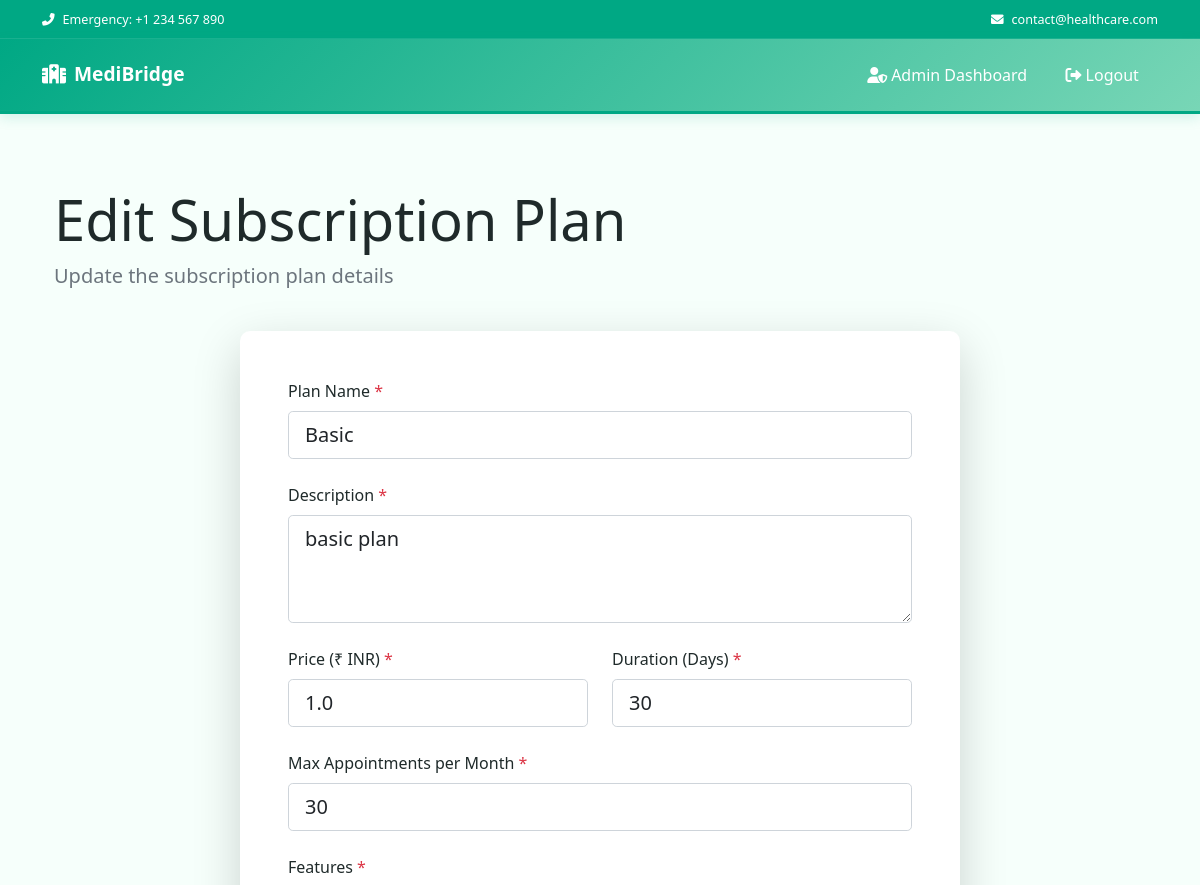
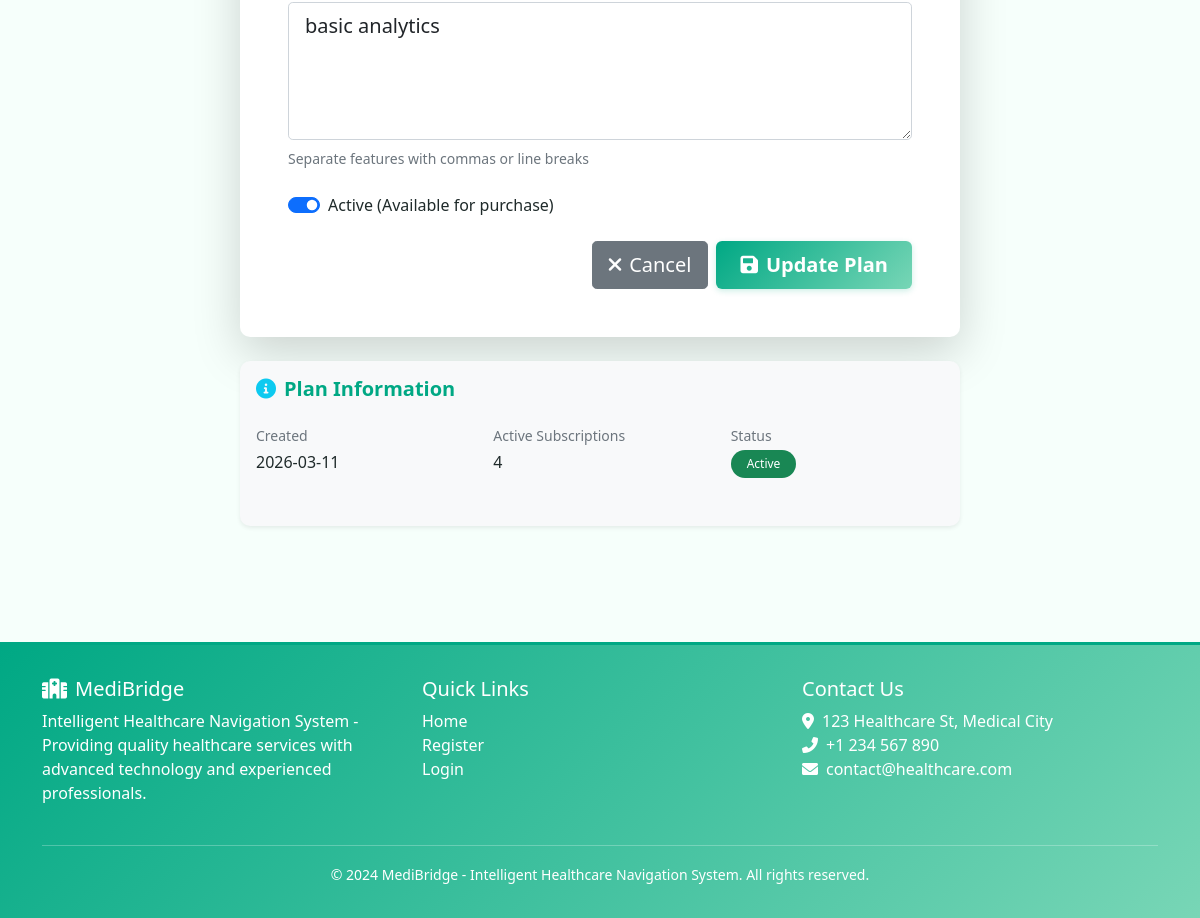
The page /admin/edit_plan/1 (signed in) on the database its author committed (2 pictures, top to bottom).
### app.py (models this page shows)
class SubscriptionPlan(db.Model):
    id = db.Column(db.Integer, primary_key=True)
    name = db.Column(db.String(100), nullable=False, unique=True)  # e.g., 'Basic', 'Professional', 'Premium'
    description = db.Column(db.Text, nullable=False)
    price = db.Column(db.Float, nullable=False)  # Price in dollars
    duration_days = db.Column(db.Integer, nullable=False)  # Subscription duration in days
    max_appointments = db.Column(db.Integer, nullable=False)  # Max appointments per month
    features = db.Column(db.Text, nullable=False)  # JSON string of features
    is_active = db.Column(db.Boolean, default=True)
    date_created = db.Column(db.DateTime, server_default=db.func.now())
    subscriptions = db.relationship('DoctorSubscription', backref='plan', lazy=True, cascade="all, delete-orphan")

### app.py (the view, shortened to what this page needs)
@app.route('/admin/edit_plan/<int:plan_id>', methods=['GET', 'POST'])
@login_required
def edit_subscription_plan(plan_id):
    if not current_user.is_admin:
        flash('Access denied. Admin privileges required.')
        return redirect(url_for('home'))
    plan = SubscriptionPlan.query.get_or_404(plan_id)
    return render_template('edit_subscription_plan.html', plan=plan)

### app.py (called while the page is built)
@login_manager.user_loader
def load_user(user_id):
    return User.query.get(int(user_id))

### templates/edit_subscription_plan.html
{% extends "base.html" %}
{% block content %}
<div class="container py-5">
    <div class="row mb-4">
        <div class="col-12">
            <h1 class="display-4 mb-2">Edit Subscription Plan</h1>
            <p class="lead text-muted">Update the subscription plan details</p>
        </div>
    </div>
    <div class="row">
        <div class="col-lg-8 mx-auto">
            <div class="card border-0 shadow-lg mb-4">
                <div class="card-body p-5">
                    <form method="POST" action="{{ url_for('edit_subscription_plan', plan_id=plan.id) }}">
                        <div class="mb-4">
                            <label for="name" class="form-label fw-semibold">Plan Name <span class="text-danger">*</span></label>
                            <input type="text" id="name" name="name" required value="{{ plan.name }}" class="form-control form-control-lg">
                        </div>
                        <div class="mb-4">
                            <label for="description" class="form-label fw-semibold">Description <span class="text-danger">*</span></label>
                            <textarea id="description" name="description" required rows="3" class="form-control form-control-lg">{{ plan.description }}</textarea>
                        </div>
                        <div class="row">
                            <div class="col-md-6 mb-4">
                                <label for="price" class="form-label fw-semibold">Price (₹ INR) <span class="text-danger">*</span></label>
                                <input type="number" id="price" name="price" required step="1" min="0" value="{{ plan.price }}" class="form-control form-control-lg">
                            </div>
                            <div class="col-md-6 mb-4">
                                <label for="duration_days" class="form-label fw-semibold">Duration (Days) <span class="text-danger">*</span></label>
                                <input type="number" id="duration_days" name="duration_days" required min="1" value="{{ plan.duration_days }}" class="form-control form-control-lg">
                            </div>
                        </div>
                        <div class="mb-4">
                            <label for="max_appointments" class="form-label fw-semibold">Max Appointments per Month <span class="text-danger">*</span></label>
                            <input type="number" id="max_appointments" name="max_appointments" required min="1" value="{{ plan.max_appointments }}" class="form-control form-control-lg">
                        </div>
                        <div class="mb-4">
                            <label for="features" class="form-label fw-semibold">Features <span class="text-danger">*</span></label>
                            <textarea id="features" name="features" required rows="4" class="form-control form-control-lg">{{ plan.features }}</textarea>
                            <small class="form-text text-muted d-block mt-2">Separate features with commas or line breaks</small>
                        </div>
                        <div class="mb-4">
                            <div class="form-check form-switch">
                                <input type="checkbox" name="is_active" {% if plan.is_active %}checked{% endif %} class="form-check-input" id="is_active">
                                <label class="form-check-label fw-semibold" for="is_active">
                                    Active (Available for purchase)
                                </label>
                            </div>
                        </div>
                        <div class="d-grid gap-2 d-md-flex justify-content-md-end">
                            <a href="{{ url_for('admin_subscriptions') }}" class="btn btn-secondary btn-lg">
                                <i class="fas fa-times me-2"></i>Cancel
                            </a>
                            <button type="submit" class="btn btn-primary btn-lg">
                                <i class="fas fa-save me-2"></i>Update Plan
                            </button>
                        </div>
                    </form>
                </div>
            </div>
            <div class="card border-0 shadow-sm bg-light">
                <div class="card-body">
                    <h5 class="card-title mb-4">
                        <i class="fas fa-info-circle text-info me-2"></i>Plan Information
                    </h5>
                    <div class="row">
                        <div class="col-md-4 mb-3">
                            <p class="text-muted small mb-1">Created</p>
                            <p class="fw-semibold">{{ plan.date_created.strftime('%Y-%m-%d') }}</p>
                        </div>
                        <div class="col-md-4 mb-3">
                            <p class="text-muted small mb-1">Active Subscriptions</p>
                            <p class="fw-semibold">{{ plan.subscriptions|length }}</p>
                        </div>
                        <div class="col-md-4 mb-3">
                            <p class="text-muted small mb-1">Status</p>
                            <p class="fw-semibold">
                                {% if plan.is_active %}
                                    <span class="badge bg-success">Active</span>
                                {% else %}
                                    <span class="badge bg-danger">Inactive</span>
                                {% endif %}
                            </p>
                        </div>
                    </div>
                </div>
            </div>
        </div>
    </div>
</div>
{% endblock %}

### templates/base.html (style rules this page uses)
:root { --primary-color: #00A884; --secondary-color: #78D6B6; --accent-color: #F6FFFB; --text-color: #1F2A2A; --success-color: #00A884; --warning-color: #e67e22; --danger-color: #c0392b; --light-bg: #F6FFFB; }
body { font-family: 'Segoe UI', Tahoma, Geneva, Verdana, sans-serif; background-color: #F6FFFB; overflow-x: hidden; color: #1F2A2A; }
.card { border: none; border-radius: 10px; box-shadow: 0 2px 8px rgba(0, 168, 132, 0.08); transition: all 0.3s ease; margin-bottom: 20px; border-left: 4px solid #78D6B6; background-color: #ffffff; }
.card-title { color: var(--primary-color); font-weight: 600; }
.btn-primary { background: linear-gradient(135deg, #00A884 0%, #78D6B6 100%); border: none; padding: 0.5rem 1.5rem; border-radius: 6px; font-weight: 600; transition: all 0.3s ease; box-shadow: 0 2px 6px rgba(0, 168, 132, 0.2); color: white; }
.badge { padding: 0.5rem 1rem; border-radius: 20px; font-weight: 500; }

### rows shown on the page
SubscriptionPlan: name "Basic", description "basic plan", price "1.0", duration_days "30", max_appointments "30", features "basic analytics", is_active "☑", date_created "2026-03-11"

### other values the page prints
{{ plan.subscriptions|length }} "4"
